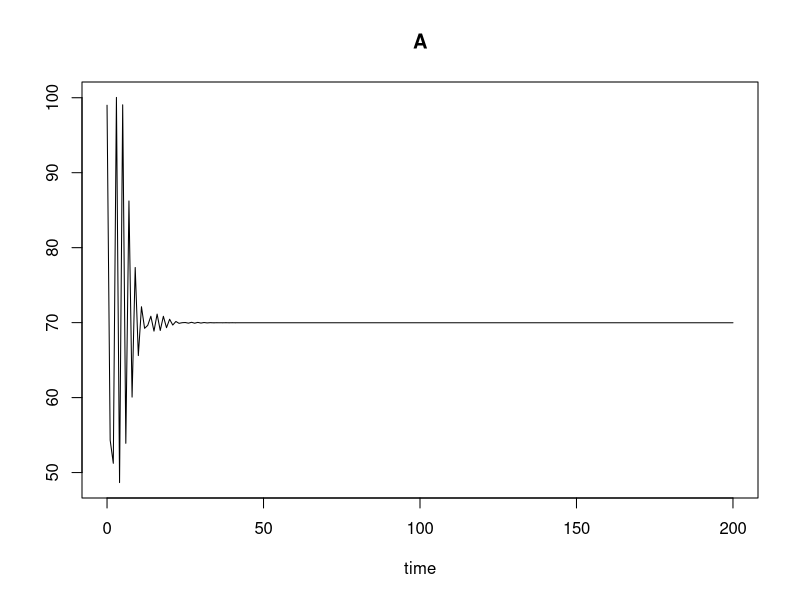
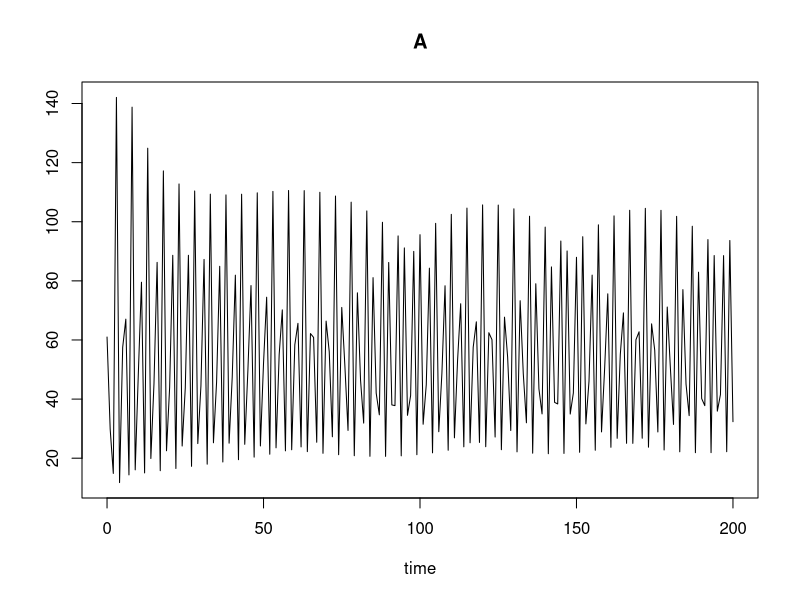

The R script that drew these images, in order: (Note: this script raises an error after producing the figures.)
## ---- chunk 1
knitr::opts_chunk$set(echo = TRUE)
## ---- chunk 2
library(caret)
library(lattice)
library(ggplot2)
library(dplyr)

## ---- chunk 3
parameters1 <- c(b = 7.48, c_ea = 0.009, c_pa = 0.004, c_el = 0.012, u_p = 0, u_l = 0.267, u_a = 0.73)

#rand11 <- sample(2:100,1)
#rand21 <- sample(2:100,1)
#rand31 <- sample(2:100,1)

state1 <- c(L = sample(2:100,1), P = sample(2:100,1), A = sample(2:100,1))



#ODE's that model Beetles
beetles1<-function(t, state, parameters) {
  with(as.list(c(state, parameters)),{
    # rate of change
    L1 <- b * A * exp((-c_el * L) - (c_ea * A))
    P1 <- L * (1 - u_l) 
    A1 <- (P * exp(-c_pa * A) + A * (1 - u_a)) 
    
    # return the rate of change
    list(c(L1, P1, A1))
  }) # end with(as.list ...
}

times1 <- seq(0, 200)

#Plotting A vs Time Graph
library(deSolve)
Time_Series_Stable <- ode(y = state1, times = times1, func = beetles1, parms = parameters1, method = "iteration")
plot(Time_Series_Stable, select = NULL, which = c('A'), ask = NULL,
              obs = NULL, obspar = list())
## ---- chunk 4
parameters2 <- c(b = 7.48, c_ea = 0.009, c_pa = 0.004, c_el = 0.012, u_p = 0, u_l = 0.267, u_a = 0.96)

state2 <- c(L = sample(2:100,1), P = sample(2:100,1), A = sample(2:100,1))


beetles2<-function(t, state, parameters) {
  with(as.list(c(state, parameters)),{
    # rate of change
    L1 <- b * A * exp((-c_el * L) - (c_ea * A))
    P1 <- L * (1 - u_l) 
    A1 <- (P * exp(-c_pa * A) + A * (1 - u_a)) 
    
    # return the rate of change
    list(c(L1, P1, A1))
  }) # end with(as.list ...
}

times2 <- seq(0, 200)

library(deSolve)
Time_Series_Aperiodic <- ode(y = state2, times = times2, func = beetles2, parms = parameters2, method = "iteration")
head(Time_Series_Aperiodic)

#Plotting A vs Time Graph
plot(Time_Series_Aperiodic, select = NULL, which = c('A'), ask = NULL,
              obs = NULL, obspar = list())

## ---- chunk 5
#Turning Atomic Vector into dataframe for manipulation
total_df <- as.data.frame(rbind(Time_Series_Stable,Time_Series_Aperiodic)) %>%
  select(time, A)
  
#Add another column with Stable or Aperiodic
total_df$Classification =c(rep("Stable",201),rep("Aperiodic",201))



#K-Means
kmeans(total_df, 2,25)
